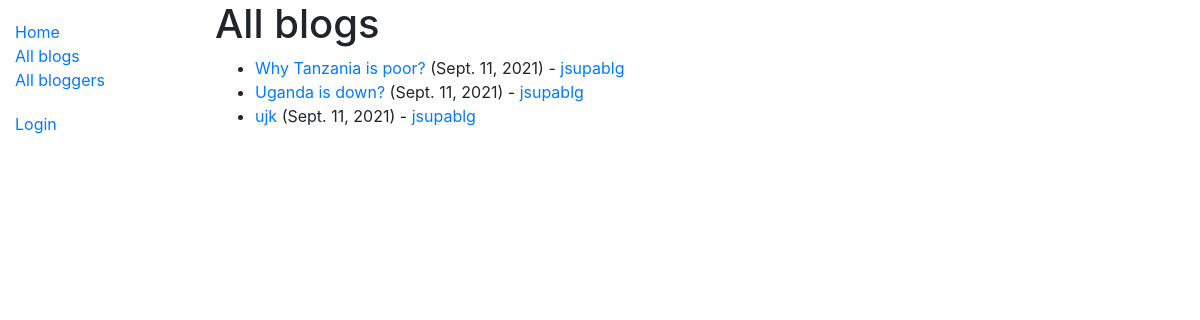
The app's page /blog/blogs/, older data.
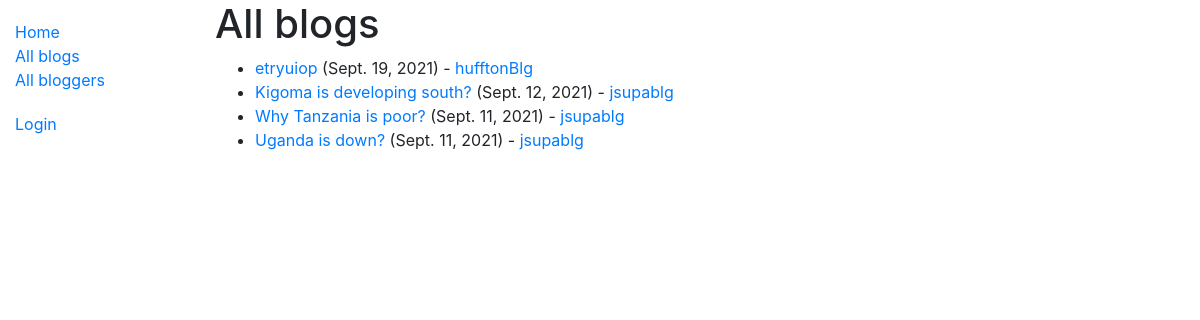
The same page, newer data.
### blog/models.py (models this page shows, shortened)
class Blog(models.Model):
    name = models.CharField(max_length=200)
    blogger = models.ForeignKey('Blogger', on_delete=models.SET_NULL, null=True)
    description = models.TextField(max_length=1000, help_text='Enter you blog text here.')
    post_date = models.DateField(default=date.today)
    class Meta:
        ordering = ['-post_date']
        permissions = (("can_add_and_update_and_delete_blog", "View blogs as blogger"),)
    def get_absolute_url(self):
        return reverse('blog-detail', args=[str(self.id)])

class Blogger(models.Model):
    author = models.ForeignKey(User, on_delete=models.SET_NULL, null=True)
    bio = models.TextField(max_length=500, help_text='Enter your bio details here.')
    class Meta:
        ordering = ['author']
    def display_shor_bio_description(self):
        """Create a string for the bio. This is required to display the first 100 words of blogger biography in the admin interface."""
        if len(self.bio) > 100:
            self.bio = self.bio[:100]
            return self.bio + ' ...'
        return self.bio
    display_shor_bio_description.short_description = 'Bio'
    def get_absolute_url(self):
        return reverse('blogger-detail', args=[str(self.id)])
    def __str__(self):
        return f'{self.author}'

### blog/views.py (the view)
# urls.py: path('blogs/', views.BlogListView.as_view(), name='blogs'),
class BlogListView(generic.ListView):
    model = Blog
    paginate_by = 5

### blog/templates/blog/blog_list.html (shortened to what this page needs)
{% extends "base_generic.html" %}
{% block content %}
  <h1>All blogs</h1>
  {% if blog_list %}
  <ul>
    {% for blog in blog_list %}
      <li>
        <a href="{{ blog.get_absolute_url }}">{{ blog.name }}</a> ({{ blog.post_date }}) - <a href="{{ blog.blogger.get_absolute_url }}">{{blog.blogger}}</a>
      </li>
    {% endfor %}
  </ul>
  {% else %}
    <p>There is no blogs.</p>
  {% endif %}
{% endblock %}

### blog/templates/base_generic.html (shortened to what this page needs)
<!DOCTYPE html>
<html lang="en">
<head>
  <link rel="stylesheet" href="https://cdn.jsdelivr.net/npm/bootstrap@4.5.3/dist/css/bootstrap.min.css">
  {% load static %}
  <link rel="stylesheet" href="{% static 'css/styles.css' %}">
</head>
<body>
  <div class="container-fluid">
    <div class="row">
      <div class="col-sm-2">
      {% block sidebar %}
        <ul class="sidebar-nav">
          <li><a href="{% url 'index' %}">Home</a></li>
          <li><a href="{% url 'blogs' %}">All blogs</a></li>
          <li><a href="{% url 'bloggers' %}">All bloggers</a></li>
        </ul>
      <ul class="sidebar-nav">
        {% if user.is_authenticated %}
          <li>User: {{ user.get_username }}</li>
          <li><a href="{% url 'my-comments' %}">My Comments</a></li>
          <li><a href="{% url 'logout'%}?next={{request.path}}">Logout</a></li>
        {% else %}
          <li><a href="{% url 'login'%}?next={{request.path}}">Login</a></li>
        {% endif %}
      </ul>
     {% endblock %}
      </div>
      <div class="col-sm-10 ">
        {% block content %}
        {% endblock %}
      </div>
    </div>
  </div>
</body>
</html>

### blog/static/css/styles.css (style rules this page uses)
.sidebar-nav { margin-top: 20px; padding: 0; list-style: none; }

Row changes from the older to the newer data that the page shows:
added Blog: name "etryuiop", post_date "Sept. 19, 2021", blogger "hufftonBlg"
changed Blog: name "ujk" → "Kigoma is developing south?"; post_date "Sept. 11, 2021" → "Sept. 12, 2021"; moves up the list
